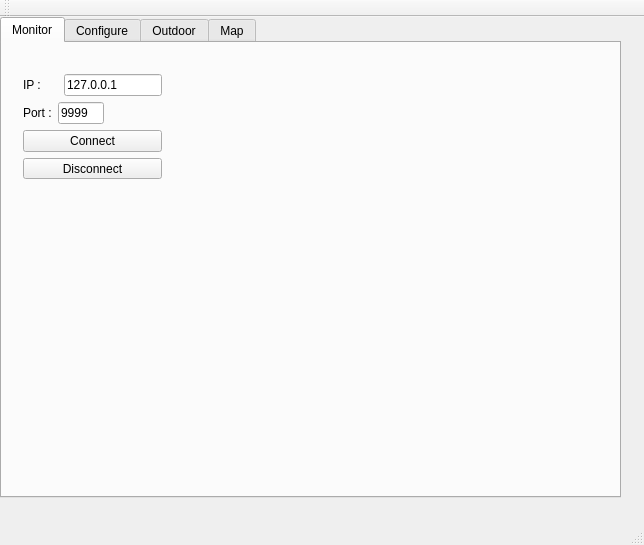
<?xml version="1.0" encoding="UTF-8"?>
<ui version="4.0">
 <class>MainWindow</class>
 <widget class="QMainWindow" name="MainWindow">
  <property name="geometry">
   <rect>
    <x>0</x>
    <y>0</y>
    <width>644</width>
    <height>545</height>
   </rect>
  </property>
  <property name="windowTitle">
   <string>Guilano Aurora AI</string>
  </property>
  <widget class="QWidget" name="centralWidget">
   <widget class="QTabWidget" name="tabWidget">
    <property name="geometry">
     <rect>
      <x>0</x>
      <y>0</y>
      <width>621</width>
      <height>481</height>
     </rect>
    </property>
    <property name="layoutDirection">
     <enum>Qt::LeftToRight</enum>
    </property>
    <property name="autoFillBackground">
     <bool>false</bool>
    </property>
    <property name="tabPosition">
     <enum>QTabWidget::North</enum>
    </property>
    <property name="tabShape">
     <enum>QTabWidget::Rounded</enum>
    </property>
    <property name="currentIndex">
     <number>0</number>
    </property>
    <property name="elideMode">
     <enum>Qt::ElideMiddle</enum>
    </property>
    <property name="documentMode">
     <bool>false</bool>
    </property>
    <property name="tabsClosable">
     <bool>false</bool>
    </property>
    <property name="movable">
     <bool>false</bool>
    </property>
    <widget class="QWidget" name="monitor_tab">
     <attribute name="title">
      <string>Monitor</string>
     </attribute>
     <widget class="QWidget" name="verticalLayoutWidget">
      <property name="geometry">
       <rect>
        <x>10</x>
        <y>20</y>
        <width>161</width>
        <height>127</height>
       </rect>
      </property>
      <layout class="QVBoxLayout" name="verticalLayout_3">
       <item>
        <layout class="QHBoxLayout" name="horizontalLayout_2">
         <item>
          <widget class="QLabel" name="label_ip">
           <property name="text">
            <string>IP :</string>
           </property>
          </widget>
         </item>
         <item>
          <spacer name="horizontalSpacer_2">
           <property name="orientation">
            <enum>Qt::Horizontal</enum>
           </property>
           <property name="sizeHint" stdset="0">
            <size>
             <width>28</width>
             <height>20</height>
            </size>
           </property>
          </spacer>
         </item>
         <item>
          <widget class="QLineEdit" name="lineEdit_ip">
           <property name="text">
            <string>127.0.0.1</string>
           </property>
          </widget>
         </item>
        </layout>
       </item>
       <item>
        <layout class="QHBoxLayout" name="horizontalLayout_3">
         <item>
          <widget class="QLabel" name="label_port">
           <property name="text">
            <string>Port :</string>
           </property>
          </widget>
         </item>
         <item>
          <widget class="QLineEdit" name="lineEdit_port">
           <property name="text">
            <string>9999</string>
           </property>
          </widget>
         </item>
         <item>
          <spacer name="horizontalSpacer">
           <property name="orientation">
            <enum>Qt::Horizontal</enum>
           </property>
           <property name="sizeType">
            <enum>QSizePolicy::Preferred</enum>
           </property>
           <property name="sizeHint" stdset="0">
            <size>
             <width>120</width>
             <height>34</height>
            </size>
           </property>
          </spacer>
         </item>
        </layout>
       </item>
       <item>
        <widget class="QPushButton" name="pushButton_connect">
         <property name="text">
          <string>Connect</string>
         </property>
        </widget>
       </item>
       <item>
        <widget class="QPushButton" name="pushButton_disconnect">
         <property name="text">
          <string>Disconnect</string>
         </property>
        </widget>
       </item>
      </layout>
     </widget>
    </widget>
    <widget class="QWidget" name="configure_tab">
     <attribute name="title">
      <string>Configure</string>
     </attribute>
     <widget class="QTableWidget" name="tableWidget">
      <property name="geometry">
       <rect>
        <x>0</x>
        <y>0</y>
        <width>571</width>
        <height>211</height>
       </rect>
      </property>
     </widget>
    </widget>
    <widget class="QWidget" name="outdoor_tab">
     <attribute name="title">
      <string>Outdoor</string>
     </attribute>
     <widget class="QTableWidget" name="tableWidget_2">
      <property name="geometry">
       <rect>
        <x>0</x>
        <y>0</y>
        <width>341</width>
        <height>241</height>
       </rect>
      </property>
     </widget>
     <widget class="QPushButton" name="pushButton_add_wayPoint">
      <property name="geometry">
       <rect>
        <x>0</x>
        <y>250</y>
        <width>131</width>
        <height>21</height>
       </rect>
      </property>
      <property name="text">
       <string>Add WayPoint</string>
      </property>
     </widget>
     <widget class="QPushButton" name="pushButton_remove_wayPoint">
      <property name="geometry">
       <rect>
        <x>170</x>
        <y>250</y>
        <width>131</width>
        <height>23</height>
       </rect>
      </property>
      <property name="text">
       <string>Remove WayPoint</string>
      </property>
     </widget>
     <widget class="QPushButton" name="pushButton_send_wayPoint">
      <property name="geometry">
       <rect>
        <x>380</x>
        <y>20</y>
        <width>131</width>
        <height>23</height>
       </rect>
      </property>
      <property name="text">
       <string>Send WayPoints</string>
      </property>
     </widget>
     <widget class="QWidget" name="verticalLayoutWidget_2">
      <property name="geometry">
       <rect>
        <x>10</x>
        <y>300</y>
        <width>261</width>
        <height>143</height>
       </rect>
      </property>
      <layout class="QVBoxLayout" name="verticalLayout_4">
       <item>
        <widget class="QPushButton" name="pushButton_guided_mode">
         <property name="text">
          <string>Guided Mode</string>
         </property>
        </widget>
       </item>
       <item>
        <widget class="QPushButton" name="pushButton_arm">
         <property name="text">
          <string>Arm</string>
         </property>
        </widget>
       </item>
       <item>
        <layout class="QHBoxLayout" name="horizontalLayout_4">
         <item>
          <widget class="QLabel" name="label_altitude">
           <property name="text">
            <string>Altitude :</string>
           </property>
          </widget>
         </item>
         <item>
          <widget class="QLineEdit" name="lineEdit_altitude">
           <property name="text">
            <string>5</string>
           </property>
          </widget>
         </item>
         <item>
          <widget class="QPushButton" name="pushButton_takeoff">
           <property name="text">
            <string>TakeOff</string>
           </property>
          </widget>
         </item>
        </layout>
       </item>
       <item>
        <widget class="QPushButton" name="pushButton_land_mode">
         <property name="text">
          <string>Land Mode</string>
         </property>
        </widget>
       </item>
       <item>
        <widget class="QPushButton" name="pushButton_rtl_mode">
         <property name="text">
          <string>RTL Mode</string>
         </property>
        </widget>
       </item>
      </layout>
     </widget>
     <widget class="QGroupBox" name="groupBox">
      <property name="geometry">
       <rect>
        <x>360</x>
        <y>210</y>
        <width>241</width>
        <height>211</height>
       </rect>
      </property>
      <property name="title">
       <string>Mavros/state:</string>
      </property>
      <widget class="QWidget" name="layoutWidget">
       <property name="geometry">
        <rect>
         <x>10</x>
         <y>30</y>
         <width>221</width>
         <height>141</height>
        </rect>
       </property>
       <layout class="QHBoxLayout" name="horizontalLayout">
        <item>
         <layout class="QVBoxLayout" name="verticalLayout">
          <item>
           <widget class="QLabel" name="label_connected">
            <property name="text">
             <string>Connected  :</string>
            </property>
           </widget>
          </item>
          <item>
           <widget class="QLabel" name="label_armed">
            <property name="text">
             <string>Armed :</string>
            </property>
           </widget>
          </item>
          <item>
           <widget class="QLabel" name="label_guided">
            <property name="text">
             <string>Guided :</string>
            </property>
           </widget>
          </item>
          <item>
           <widget class="QLabel" name="label_mode">
            <property name="text">
             <string>Mode :</string>
            </property>
           </widget>
          </item>
         </layout>
        </item>
        <item>
         <layout class="QVBoxLayout" name="verticalLayout_2">
          <item>
           <widget class="QLabel" name="label_show_connected">
            <property name="text">
             <string>---</string>
            </property>
           </widget>
          </item>
          <item>
           <widget class="QLabel" name="label_show_armed">
            <property name="text">
             <string>---</string>
            </property>
           </widget>
          </item>
          <item>
           <widget class="QLabel" name="label_show_guided">
            <property name="text">
             <string>---</string>
            </property>
           </widget>
          </item>
          <item>
           <widget class="QLabel" name="label_show_mode">
            <property name="text">
             <string>---</string>
            </property>
           </widget>
          </item>
         </layout>
        </item>
       </layout>
      </widget>
      <widget class="QPushButton" name="pushButton_start_reading">
       <property name="geometry">
        <rect>
         <x>10</x>
         <y>180</y>
         <width>101</width>
         <height>23</height>
        </rect>
       </property>
       <property name="text">
        <string>Start reading</string>
       </property>
      </widget>
      <widget class="QPushButton" name="pushButton_stop_reading">
       <property name="geometry">
        <rect>
         <x>130</x>
         <y>180</y>
         <width>101</width>
         <height>23</height>
        </rect>
       </property>
       <property name="text">
        <string>Stop reading</string>
       </property>
      </widget>
     </widget>
     <widget class="QPushButton" name="pushButton_start_mission">
      <property name="geometry">
       <rect>
        <x>380</x>
        <y>60</y>
        <width>131</width>
        <height>23</height>
       </rect>
      </property>
      <property name="text">
       <string>Start Mission</string>
      </property>
     </widget>
    </widget>
    <widget class="QWidget" name="map_tab">
     <attribute name="title">
      <string>Map</string>
     </attribute>
     <widget class="QWidget" name="verticalLayoutWidget_7">
      <property name="geometry">
       <rect>
        <x>10</x>
        <y>20</y>
        <width>301</width>
        <height>151</height>
       </rect>
      </property>
      <layout class="QVBoxLayout" name="verticalLayout_9">
       <item>
        <layout class="QHBoxLayout" name="horizontalLayout_6">
         <item>
          <layout class="QVBoxLayout" name="verticalLayout_5">
           <item>
            <widget class="QLabel" name="label_latitude">
             <property name="text">
              <string>Latitude :</string>
             </property>
            </widget>
           </item>
           <item>
            <widget class="QLabel" name="label_longitude">
             <property name="text">
              <string>Longitude :</string>
             </property>
            </widget>
           </item>
          </layout>
         </item>
         <item>
          <layout class="QVBoxLayout" name="verticalLayout_6">
           <item>
            <widget class="QLineEdit" name="lineEdit_latitude">
             <property name="text">
              <string>-35.3632622</string>
             </property>
            </widget>
           </item>
           <item>
            <widget class="QLineEdit" name="lineEdit_longitude">
             <property name="text">
              <string>149.1652374</string>
             </property>
            </widget>
           </item>
          </layout>
         </item>
        </layout>
       </item>
       <item>
        <layout class="QHBoxLayout" name="horizontalLayout_7">
         <item>
          <layout class="QVBoxLayout" name="verticalLayout_7">
           <item>
            <widget class="QLabel" name="label">
             <property name="text">
              <string>Zoom :</string>
             </property>
            </widget>
           </item>
           <item>
            <widget class="QLabel" name="label_2">
             <property name="text">
              <string>Blocks :</string>
             </property>
            </widget>
           </item>
          </layout>
         </item>
         <item>
          <layout class="QVBoxLayout" name="verticalLayout_8">
           <item>
            <widget class="QLineEdit" name="lineEdit_zoom">
             <property name="text">
              <string>21</string>
             </property>
            </widget>
           </item>
           <item>
            <widget class="QLineEdit" name="lineEdit_blocks">
             <property name="text">
              <string>8</string>
             </property>
            </widget>
           </item>
          </layout>
         </item>
         <item>
          <spacer name="horizontalSpacer_3">
           <property name="orientation">
            <enum>Qt::Horizontal</enum>
           </property>
           <property name="sizeType">
            <enum>QSizePolicy::Fixed</enum>
           </property>
           <property name="sizeHint" stdset="0">
            <size>
             <width>189</width>
             <height>18</height>
            </size>
           </property>
          </spacer>
         </item>
        </layout>
       </item>
      </layout>
     </widget>
     <widget class="QPushButton" name="pushButton_set_default_tile">
      <property name="geometry">
       <rect>
        <x>20</x>
        <y>200</y>
        <width>131</width>
        <height>31</height>
       </rect>
      </property>
      <property name="text">
       <string>Set Default Tile</string>
      </property>
     </widget>
     <widget class="QPushButton" name="pushButton_change_map_path">
      <property name="geometry">
       <rect>
        <x>20</x>
        <y>250</y>
        <width>131</width>
        <height>31</height>
       </rect>
      </property>
      <property name="text">
       <string>Change Map Path</string>
      </property>
     </widget>
     <widget class="QPushButton" name="pushButton_generate_tile">
      <property name="geometry">
       <rect>
        <x>170</x>
        <y>200</y>
        <width>141</width>
        <height>31</height>
       </rect>
      </property>
      <property name="text">
       <string>Generate Tile</string>
      </property>
     </widget>
    </widget>
   </widget>
  </widget>
  <widget class="QMenuBar" name="menuBar">
   <property name="geometry">
    <rect>
     <x>0</x>
     <y>0</y>
     <width>644</width>
     <height>20</height>
    </rect>
   </property>
  </widget>
  <widget class="QToolBar" name="mainToolBar">
   <attribute name="toolBarArea">
    <enum>TopToolBarArea</enum>
   </attribute>
   <attribute name="toolBarBreak">
    <bool>false</bool>
   </attribute>
  </widget>
  <widget class="QStatusBar" name="statusBar"/>
 </widget>
 <layoutdefault spacing="6" margin="11"/>
 <resources/>
 <connections/>
</ui>
